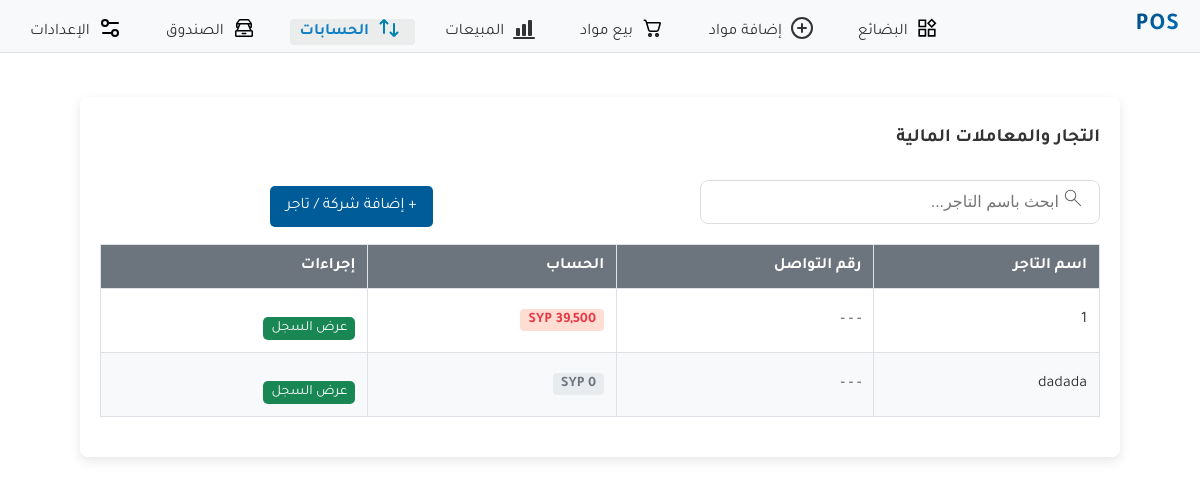
The page /traders/ on the database its author committed.
### store/models.py (models this page shows, shortened)
class Trader(models.Model):
    name = models.CharField(max_length=150, verbose_name="اسم الشركة \ التاجر")
    contact_info = models.TextField(blank=True, verbose_name="معلومات التواصل")
    current_balance = models.DecimalField(
        max_digits=10,
        decimal_places=2,
        default=0.00,
        verbose_name="Current Financial Balance"
    )
    created_at = models.DateTimeField(auto_now_add=True)

### store/views.py (the view)
# urls.py: path('traders/', views.trader_list, name='trader_list'),
def trader_list(request):
    traders = Trader.objects.all().order_by('name')
    context = {
        'traders': traders,
    }
    return render(request, 'store/traders/trader_list.html', context)

### store/templates/store/traders/trader_list.html (shortened to what this page needs)
{% extends "base.html" %}
{% load static %}
{% load humanize %}
{% block content %}
<link rel="stylesheet" href="{% static 'store/traders.css' %}">
<div class="container">
    <h3 style="padding-top:10px;padding-bottom:10px;">التجار والمعاملات المالية</h3>
        <div class="search-container">
            <input
            type="text"
            id="traderSearch"
            placeholder="ابحث باسم التاجر..."
            class="search-input"
            >
            <span class="search-icon">
            </span>
        </div>
        <div class="add-trader-btn-container">
            <a href="{% url 'add_trader' %}" class="btn blue">
                + إضافة شركة / تاجر
            </a>
        </div>
    <table class="trader-table">
        <thead>
            <tr>
                <th>اسم التاجر</th>
                <th>رقم التواصل</th>
                <th>الحساب</th>
                <th>إجراءات</th>
            </tr>
        </thead>
        <tbody id="traderTableBody">
            {% for trader in traders %}
            <tr class="trader-row">
                <td class="trader-name">{{ trader.name }}</td>
                <td>{{ trader.contact_info|default:"- - -"|truncatechars:50 }}</td>
                <td>
                    <span class="balance-tag
                    {% if trader.current_balance > 0 %}liability{% elif trader.current_balance < 0 %}asset{% else %}neutral{% endif %}">
                    {{ trader.current_balance|floatformat:0|intcomma }} SYP
                    </span>
                </td>
                <td>
                    <a href="{% url 'trader_detail' pk=trader.pk %}" class="btn small-btn green">عرض السجل</a>
                </td>
            </tr>
            {% empty %}
            <tr>
                <td colspan="4" class="no-data">لا يوجد بيانات بعد , قم بإضافة تاجر ثم معاملة مالية</td>
            </tr>
            {% endfor %}
        </tbody>
    </table>
</div>
{% endblock content %}

### store/static/base.css (style rules this page uses)
body { font-family: 'Tajawal'; margin: 0; padding: 0; box-sizing: border-box; background-color: #ffffff; color: #333; direction: rtl; }
.btn { font-family: 'Tajawal'; display: inline-block; margin-top: 1rem; padding: 0.6rem 1rem; border: unset; color: #fff; border-radius: 4px; text-align: center; cursor: pointer; }
.blue { background-color: #005C99; color: white; }
.green { background-color: #198754; }
a { text-decoration: none; color: #005C99; }
h1, h2, h3, h4, h5, h6 { margin: 0; }
@media only screen and (min-width: 993px) { .btn { margin-top: 1rem; } }

### store/static/store/traders.css (style rules this page uses)
:root { --primary-color: #007bff; --secondary-color: #6c757d; --success-color: #28a745; --danger-color: #dc3545; --warning-color: #ffc107; --bg-light: #f8f9fa; --text-dark: #343a40; --border-color: #dee2e6; }
.container { max-width: 1000px; margin: 20px auto; padding: 20px; background-color: white; box-shadow: 0 4px 12px rgba(0, 0, 0, 0.1); border-radius: 8px; }
.btn { display: inline-block; padding: 10px 15px; font-size: 16px; text-align: center; text-decoration: none; border-radius: 5px; cursor: pointer; transition: background-color 0.3s ease; border: 1px solid transparent; }
.small-btn { padding: 2px 7px; font-size: 14px; }
.add-trader-btn-container { display: flex; justify-content: flex-end; position: absolute; top: 170px; left: 270px; }
.trader-table, .transaction-table { width: 100%; border-collapse: collapse; margin-bottom: 20px; }
.trader-table th, .trader-table td, .transaction-table th, .transaction-table td { border: 1px solid var(--border-color); padding: 12px; text-align: right; }
.trader-table th, .transaction-table th { background-color: var(--secondary-color); color: white; font-weight: bold; }
.trader-table tbody tr:nth-child(even), .transaction-table tbody tr:nth-child(even) { background-color: var(--bg-light); }
.balance-tag { padding: 4px 8px; border-radius: 4px; font-weight: bold; font-size: 0.9em; }
.liability { background-color: #ffddd2; color: #e63946; }
.neutral { background-color: #e9ecef; color: var(--secondary-color); }

### store/templates/store/traders/trader_list.html (style rules this page uses)
.search-container { position: relative; margin: 20px 0; max-width: 400px; }
.search-input { width: 100%; padding: 12px 40px 12px 15px; border: 1px solid #ddd; border-radius: 8px; font-size: 16px; box-sizing: border-box; transition: border-color 0.3s; }
.search-icon { position: absolute; right: 15px; top: 50%; transform: translateY(-50%); color: #666; }

### rows shown on the page
Trader: name "1", contact_info "- - -", current_balance "39,500"
Trader: name "dadada", contact_info "- - -"
